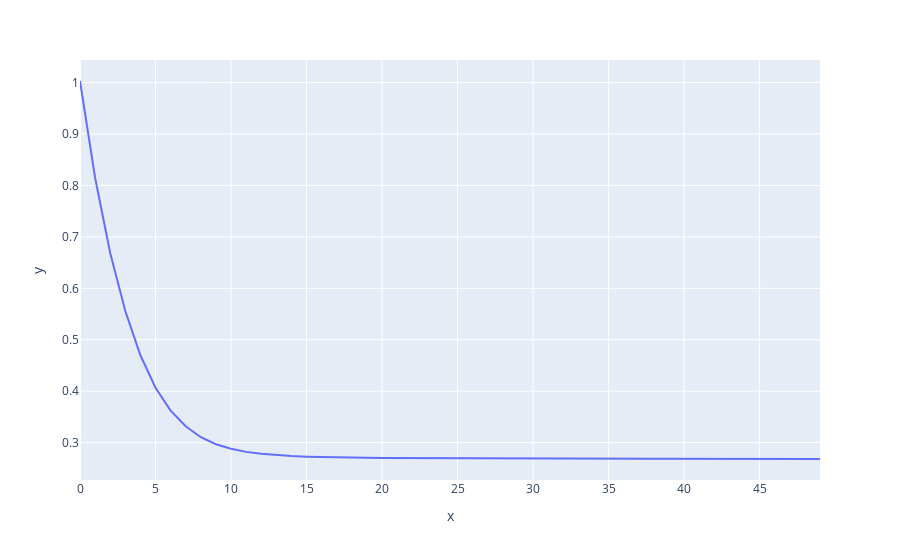
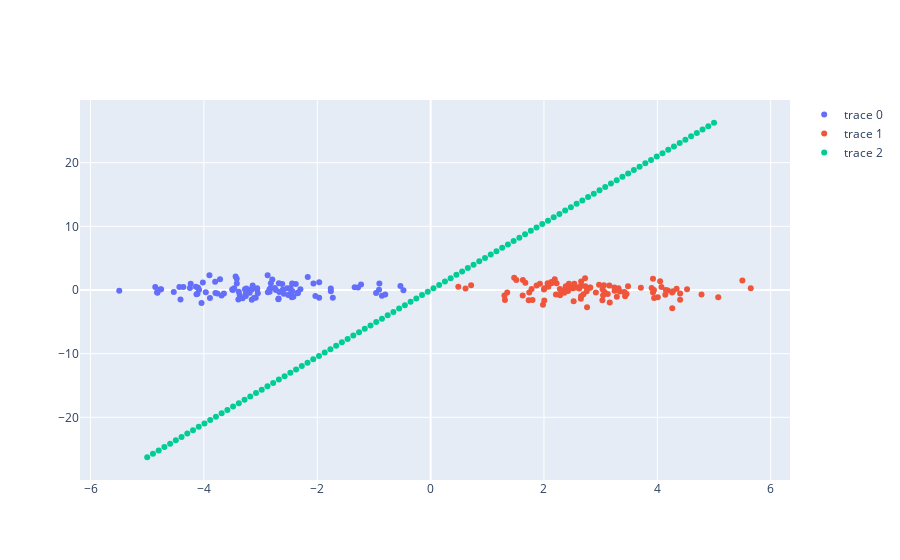

Here is the notebook cell these charts were saved with, in order:
### Markdown cell above
# Delta rule learning

### Code cell
w = np.random.uniform(0,1,(2,1))
epoch = 50
eta = 1e-4
mae = delta_learning(features, targets, w, epoch, eta)
plot_boundary(fig, w.T)
mae_fig = ex.line(x=np.arange(len(mae)), y=mae)
mae_fig.show()
fig.show()
